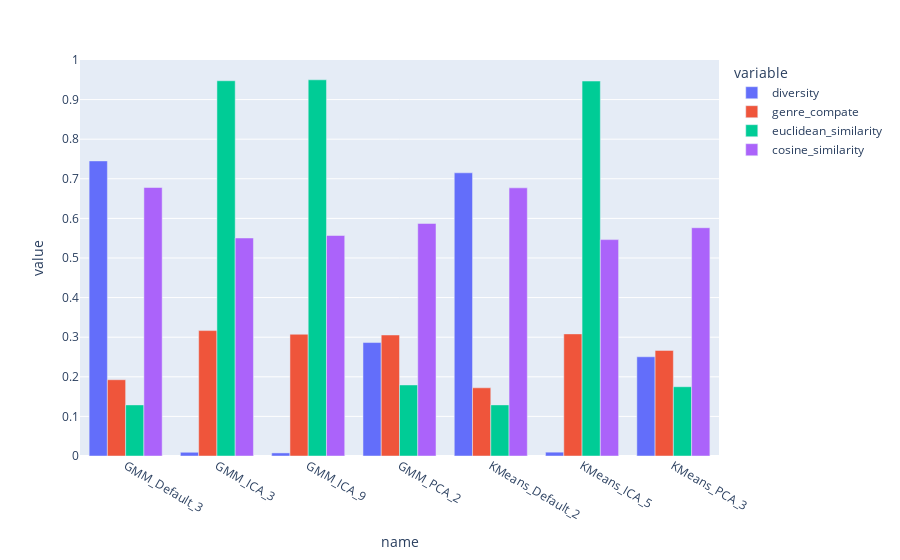

The cell this chart's notebook holds for it:
### Code cell
from plotly import optional_imports
import plotly.express as px 

# group_pairs = df_output.groupby(['name', 'distance_method_name', 'cluster_method_name'])
group_pairs = df_output.groupby(['name'])
group_mean = group_pairs.mean()
# for index, row in group_mean.iterrows():
#     print(row)

fig = px.bar(group_mean, x=group_mean.index, y=['diversity', 'genre_compate', 'euclidean_similarity', 'cosine_similarity'], barmode='group')
fig.show()

### Figure 1 — Plotly figure (JSON) as saved in the notebook; plotly's stock layout.template omitted (floating-point values rounded to 4 significant figures)
{"data": [{"alignmentgroup": "True", "hovertemplate": "variable=diversity<br>name=%{x}<br>value=%{y}<extra></extra>", "legendgroup": "diversity", "marker": {"color": "#636efa", "pattern": {"shape": ""}}, "name": "diversity", "offsetgroup": "diversity", "orientation": "v", "showlegend": true, "textposition": "auto", "type": "bar", "x": ["GMM_Default_3", "GMM_ICA_3", "GMM_ICA_9", "GMM_PCA_2", "KMeans_Default_2", "KMeans_ICA_5", "KMeans_PCA_3"], "xaxis": "x", "y": [0.7451, 0.009407, 0.007789, 0.2865, 0.7151, 0.009692, 0.2506], "yaxis": "y"}, {"alignmentgroup": "True", "hovertemplate": "variable=genre_compate<br>name=%{x}<br>value=%{y}<extra></extra>", "legendgroup": "genre_compate", "marker": {"color": "#EF553B", "pattern": {"shape": ""}}, "name": "genre_compate", "offsetgroup": "genre_compate", "orientation": "v", "showlegend": true, "textposition": "auto", "type": "bar", "x": ["GMM_Default_3", "GMM_ICA_3", "GMM_ICA_9", "GMM_PCA_2", "KMeans_Default_2", "KMeans_ICA_5", "KMeans_PCA_3"], "xaxis": "x", "y": [0.1926, 0.3167, 0.3074, 0.3056, 0.1722, 0.3083, 0.2667], "yaxis": "y"}, {"alignmentgroup": "True", "hovertemplate": "variable=euclidean_similarity<br>name=%{x}<br>value=%{y}<extra></extra>", "legendgroup": "euclidean_similarity", "marker": {"color": "#00cc96", "pattern": {"shape": ""}}, "name": "euclidean_similarity", "offsetgroup": "euclidean_similarity", "orientation": "v", "showlegend": true, "textposition": "auto", "type": "bar", "x": ["GMM_Default_3", "GMM_ICA_3", "GMM_ICA_9", "GMM_PCA_2", "KMeans_Default_2", "KMeans_ICA_5", "KMeans_PCA_3"], "xaxis": "x", "y": [0.129, 0.9475, 0.9499, 0.1794, 0.1291, 0.9467, 0.1749], "yaxis": "y"}, {"alignmentgroup": "True", "hovertemplate": "variable=cosine_similarity<br>name=%{x}<br>value=%{y}<extra></extra>", "legendgroup": "cosine_similarity", "marker": {"color": "#ab63fa", "pattern": {"shape": ""}}, "name": "cosine_similarity", "offsetgroup": "cosine_similarity", "orientation": "v", "showlegend": true, "textposition": "auto", "type": "bar", "x": ["GMM_Default_3", "GMM_ICA_3", "GMM_ICA_9", "GMM_PCA_2", "KMeans_Default_2", "KMeans_ICA_5", "KMeans_PCA_3"], "xaxis": "x", "y": [0.678, 0.5505, 0.5568, 0.5871, 0.6771, 0.5464, 0.5764], "yaxis": "y"}], "layout": {"barmode": "group", "legend": {"title": {"text": "variable"}, "tracegroupgap": 0}, "margin": {"t": 60}, "xaxis": {"anchor": "y", "domain": [0, 1], "title": {"text": "name"}}, "yaxis": {"anchor": "x", "domain": [0, 1], "title": {"text": "value"}}}}
